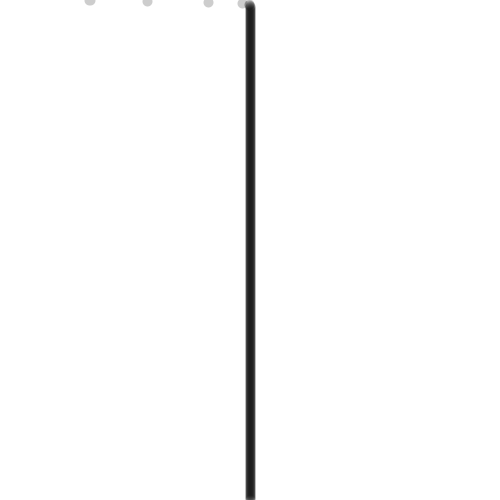
Frame 1 (no input)
Frame 60 (the mouse pressed at the canvas centre just before this capture): identical to frame 1, image omitted
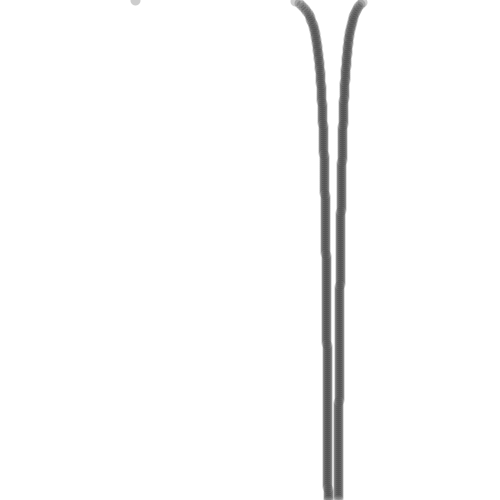
Frame 120 (the mouse held since frame 60 and released just before this capture)

The Processing sketch that drew these frames (run headless with seeded random() and noise(); from frame 60 on, the mouse is pressed at the canvas centre):

// Processing sketch: chaos03
// ── chaos03.pde
float x = 0.7;
int i = 0;
float r = 3.9832;

void setup()
{
  size(500, 500);
  background(255);
  frameRate(30);
  stroke(0, 50);
  strokeWeight(10);
}

void draw()
{
  background(255);
  r = map(mouseX, 0, 500, 2, 4);
  println(r);
  x = 0.1;
  for (int i=0; i<500; i++) {
    x = r*x*(1-x);
    point(x*500, i);
  }
}
